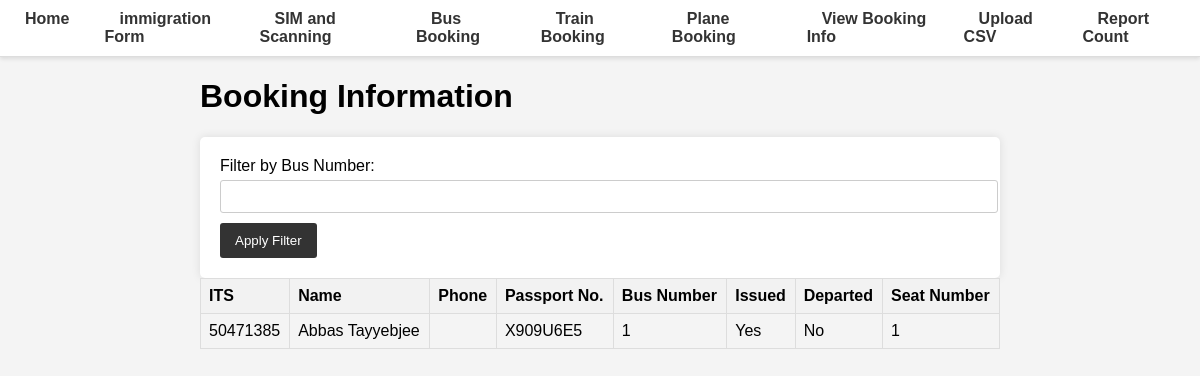
/view-booking-info/, run on an earlier commit of the app's database.
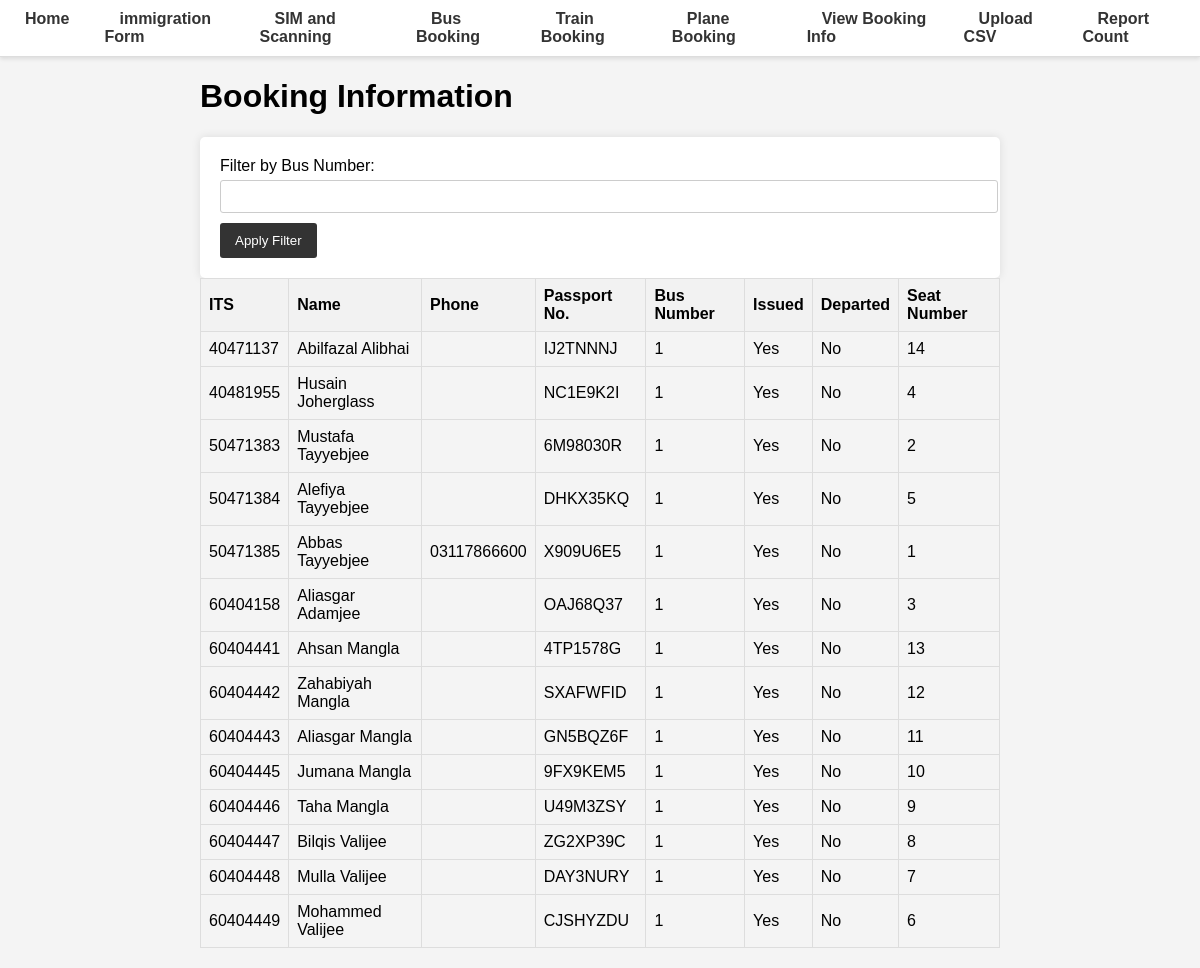
And on a later commit of the database.
### database.py (models this page shows, shortened)
class BookingInfo(Base):
    __tablename__ = "booking_info"
    Mode = Column(Integer, index=True)
    ITS = Column(Integer, ForeignKey('master.ITS'), primary_key=True, index=True)
    Issued = Column(Boolean)
    Departed = Column(Boolean)
    Self_Issued = Column(Boolean, default=False)
    seat_number = Column(Integer)
    bus_number = Column(Integer)
    train_id = Column(Integer, ForeignKey("train.id"), nullable=True)
    plane_id = Column(Integer, ForeignKey("plane.plane_id"), nullable=True)
    coach_number = Column(String)
    cabin_number = Column(String)

class Master(Base):
    __tablename__ = "master"
    ITS = Column(Integer, primary_key=True, index=True)
    first_name = Column(String, index=True)
    middle_name = Column(String, index=True)
    last_name = Column(String, index=True)
    DOB = Column(Date)
    passport_No = Column(String, unique=True, index=True)
    passport_Expiry = Column(Date, index=True)
    Visa_No = Column(String, index=True)
    Mode_of_Transport = Column(String, index=True)
    phone = Column(String, index=True)
    arrived = Column(Boolean, default=False)
    timestamp = Column(DateTime, default=func.now())

### main.py (the view)
@app.get("/view-booking-info/", response_class=HTMLResponse)
async def view_booking_info(request: Request, bus_number: Optional[int] = Query(None), db: Session = Depends(get_db)):
    if bus_number:
        booking_info = db.query(BookingInfo, Master).join(Master).filter(BookingInfo.bus_number == bus_number).all()
    else:
        booking_info = db.query(BookingInfo, Master).join(Master).all()
    return templates.TemplateResponse("view_booking_info.html", {"request": request, "booking_info": booking_info})

### templates/view_booking_info.html
{% extends "base.html" %}
{% block content %}
<h1>Booking Information</h1>
<form method="get" action="/view-booking-info/">
    <label for="bus_number">Filter by Bus Number:</label>
    <input type="number" id="bus_number" name="bus_number">
    <button type="submit">Apply Filter</button>
</form>
<table>
    <thead>
        <tr>
            <th>ITS</th>
            <th>Name</th>
            <th>Phone</th>
            <th>Passport No.</th>
            <th>Bus Number</th>
            <th>Issued</th>
            <th>Departed</th>
            <th>Seat Number</th>
        </tr>
    </thead>
    <tbody>
        {% for booking, master in booking_info |sort(attribute='seat_number') %}
        <tr>
            <td>{{ booking.ITS }}</td>
            <td>{{ master.first_name }} {{ master.last_name }}</td>
            <td>{{ master.phone }}</td>
            <td>{{ master.passport_No }}</td>
            <td>{{ booking.bus_number }}</td>
            <td>{{ "Yes" if booking.Issued else "No" }}</td>
            <td>{{ "Yes" if booking.Departed else "No" }}</td>
            <td>{{ booking.seat_number }}</td>
        </tr>
        {% endfor %}
    </tbody>
</table>
{% endblock %}

### templates/base.html (shortened to what this page needs)
<!DOCTYPE html>
<html lang="en">
<head>
    <link rel="stylesheet" href="/static/styles.css">
</head>
<body>
    <nav>
        <ul>
            <li><a href="/">Home</a></li>
            <li class="dropdown">
                <a href="/master-form">immigration Form</a>
            </li>
            <li class="dropdown">
                <a href="/mark-as-arrived-form/">SIM and Scanning</a>
            </li>
            <li class="dropdown">
                <a href="/bus-booking/">Bus Booking</a>
            </li>
            <li class="dropdown">
                <a href="/train-booking-form/">Train Booking</a>
            </li>
            <li class="dropdown">
                <a href="/plane-booking-form/">Plane Booking</a>
            </li>
            <li class="dropdown">
                <a href="/view-booking-info/">View Booking Info</a>
            </li>
            <li class="dropdown">
                <a href="/upload-csv/">Upload CSV</a>
            </li>
            <li><a href="/view-count/">Report Count</a></li>
        </ul>
    </nav>
    <div class="container">
        {% block content %}{% endblock %}
    </div>
</body>
</html>

### static/styles.css (style rules this page uses)
body { font-family: Arial, sans-serif; margin: 0; padding: 0; background-color: #f4f4f4; }
nav { background-color: #fff; border-bottom: 1px solid #ddd; padding: 10px; display: flex; justify-content: center; box-shadow: 0 2px 4px rgba(0, 0, 0, 0.1); }
nav ul { list-style: none; margin: 0; padding: 0; display: flex; gap: 20px; }
nav ul li { display: inline; }
nav a { color: #333; text-decoration: none; font-weight: bold; padding: 10px 15px; border-radius: 3px; transition: background-color 0.3s, color 0.3s; }
.container { max-width: 800px; margin: 0 auto; }
form { background-color: #fff; padding: 20px; border-radius: 5px; box-shadow: 0 0 10px rgba(0, 0, 0, 0.1); }
form label { display: block; margin-bottom: 5px; }
form input, form select { width: 100%; padding: 8px; margin-bottom: 10px; border: 1px solid #ccc; border-radius: 3px; }
form button { background-color: #333; color: #fff; padding: 10px 15px; border: none; border-radius: 3px; cursor: pointer; transition: background-color 0.3s; }
table { width: 100%; border-collapse: collapse; margin-bottom: 20px; }
table, th, td { border: 1px solid #ddd; }
th, td { padding: 8px; text-align: left; }
th { background-color: #f2f2f2; }
.dropdown { display: inline-block; }

### templates/base.html (style rules this page uses)
.dropdown { position: relative; display: inline-block; }

What changed in the data, as far as the page shows it:
added BookingInfo: ITS "40471137", first_name "Abilfazal", last_name "Alibhai", passport_No "IJ2TNNNJ", bus_number "1", Issued "Yes", Departed "No", seat_number "14"
added BookingInfo: ITS "40481955", first_name "Husain", last_name "Joherglass", passport_No "NC1E9K2I", bus_number "1", Issued "Yes", Departed "No", seat_number "4"
added BookingInfo: ITS "50471383", first_name "Mustafa", last_name "Tayyebjee", passport_No "6M98030R", bus_number "1", Issued "Yes", Departed "No", seat_number "2"
added BookingInfo: ITS "50471384", first_name "Alefiya", last_name "Tayyebjee", passport_No "DHKX35KQ", bus_number "1", Issued "Yes", Departed "No", seat_number "5"
changed through a linked row, BookingInfo "Abbas": phone (not shown) → "03117866600"
added BookingInfo: ITS "60404158", first_name "Aliasgar", last_name "Adamjee", passport_No "OAJ68Q37", bus_number "1", Issued "Yes", Departed "No", seat_number "3"
added BookingInfo: ITS "60404441", first_name "Ahsan", last_name "Mangla", passport_No "4TP1578G", bus_number "1", Issued "Yes", Departed "No", seat_number "13"
added BookingInfo: ITS "60404442", first_name "Zahabiyah", last_name "Mangla", passport_No "SXAFWFID", bus_number "1", Issued "Yes", Departed "No", seat_number "12"
added BookingInfo: ITS "60404443", first_name "Aliasgar", last_name "Mangla", passport_No "GN5BQZ6F", bus_number "1", Issued "Yes", Departed "No", seat_number "11"
added BookingInfo: ITS "60404445", first_name "Jumana", last_name "Mangla", passport_No "9FX9KEM5", bus_number "1", Issued "Yes", Departed "No", seat_number "10"
added BookingInfo: ITS "60404446", first_name "Taha", last_name "Mangla", passport_No "U49M3ZSY", bus_number "1", Issued "Yes", Departed "No", seat_number "9"
added BookingInfo: ITS "60404447", first_name "Bilqis", last_name "Valijee", passport_No "ZG2XP39C", bus_number "1", Issued "Yes", Departed "No", seat_number "8"
added BookingInfo: ITS "60404448", first_name "Mulla", last_name "Valijee", passport_No "DAY3NURY", bus_number "1", Issued "Yes", Departed "No", seat_number "7"
added BookingInfo: ITS "60404449", first_name "Mohammed", last_name "Valijee", passport_No "CJSHYZDU", bus_number "1", Issued "Yes", Departed "No", seat_number "6"
